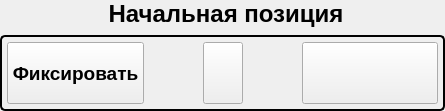
         <widget class="QGroupBox" name="SegmentBox_2">
          <property name="geometry">
           <rect>
            <x>5</x>
            <y>-10</y>
            <width>445</width>
            <height>111</height>
           </rect>
          </property>
          <property name="font">
           <font>
            <pointsize>18</pointsize>
            <bold>true</bold>
           </font>
          </property>
          <property name="styleSheet">
           <string notr="true">QGroupBox {
    border: 2px solid #000000; /* 3px — толщина линии, solid — сплошная, дальше цвет */
    border-radius: 5px;       /* Скругление углов (можно убрать) */
    margin-top: 35px;         /* Отступ сверху, чтобы рамка не пересекала текст */
}
QGroupBox::title {
    subcontrol-origin: margin;
    subcontrol-position: top center; /* Позиция текста: слева (можно top center) */
    padding: 0 5px;                /* Отступы слева/справа от текста */
}</string>
          </property>
          <property name="title">
           <string>Начальная позиция</string>
          </property>
          <property name="alignment">
           <set>Qt::AlignmentFlag::AlignCenter</set>
          </property>
          <property name="flat">
           <bool>false</bool>
          </property>
          <property name="checkable">
           <bool>false</bool>
          </property>
          <layout class="QHBoxLayout" name="horizontalLayout_5">
           <property name="spacing">
            <number>59</number>
           </property>
           <property name="leftMargin">
            <number>5</number>
           </property>
           <property name="topMargin">
            <number>5</number>
           </property>
           <property name="rightMargin">
            <number>5</number>
           </property>
           <property name="bottomMargin">
            <number>5</number>
           </property>
           <item>
            <widget class="MomentaryButton" name="alarmRstButton_2">
             <property name="sizePolicy">
              <sizepolicy hsizetype="Minimum" vsizetype="Preferred">
               <horstretch>0</horstretch>
               <verstretch>0</verstretch>
              </sizepolicy>
             </property>
             <property name="maximumSize">
              <size>
               <width>141</width>
               <height>16777215</height>
              </size>
             </property>
             <property name="font">
              <font>
               <pointsize>14</pointsize>
               <bold>true</bold>
              </font>
             </property>
             <property name="focusPolicy">
              <enum>Qt::FocusPolicy::NoFocus</enum>
             </property>
             <property name="text">
              <string>Фиксировать</string>
             </property>
             <property name="writeAddress" stdset="0">
              <string>D0.13</string>
             </property>
            </widget>
           </item>
           <item>
            <widget class="ToggleButton" name="cutRunToggle_2">
             <property name="sizePolicy">
              <sizepolicy hsizetype="Maximum" vsizetype="Preferred">
               <horstretch>0</horstretch>
               <verstretch>0</verstretch>
              </sizepolicy>
             </property>
             <property name="focusPolicy">
              <enum>Qt::FocusPolicy::NoFocus</enum>
             </property>
             <property name="autoFillBackground">
              <bool>false</bool>
             </property>
             <property name="checked">
              <bool>false</bool>
             </property>
             <property name="stateTexts" stdset="0">
              <stringlist/>
             </property>
             <property name="readAddress" stdset="0">
              <string>D10.4</string>
             </property>
            </widget>
           </item>
           <item>
            <widget class="ToggleButton" name="calibrationRunToggle_4">
             <property name="sizePolicy">
              <sizepolicy hsizetype="Preferred" vsizetype="Preferred">
               <horstretch>0</horstretch>
               <verstretch>0</verstretch>
              </sizepolicy>
             </property>
             <property name="maximumSize">
              <size>
               <width>141</width>
               <height>16777215</height>
              </size>
             </property>
             <property name="font">
              <font>
               <pointsize>14</pointsize>
               <bold>true</bold>
              </font>
             </property>
             <property name="focusPolicy">
              <enum>Qt::FocusPolicy::NoFocus</enum>
             </property>
             <property name="autoFillBackground">
              <bool>false</bool>
             </property>
             <property name="checked">
              <bool>false</bool>
             </property>
             <property name="stateTexts" stdset="0">
              <stringlist>
               <string>Перейти</string>
               <string>Перейти</string>
              </stringlist>
             </property>
             <property name="readAddress" stdset="0">
              <string>D0.10</string>
             </property>
             <property name="writeAddress" stdset="0">
              <string>D0.10</string>
             </property>
            </widget>
           </item>
          </layout>
         </widget>
